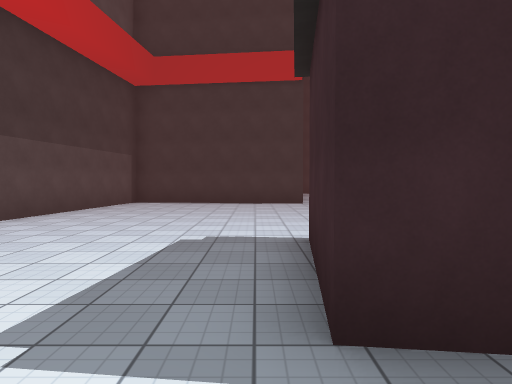
View 1 (above)

24 first-person views from a walk through a Unity game level. The camera is 1.5 m above the floor, tilts 2° down and sees 75° across. The floor is counted in squares, 2 m on a side. Each view is taken from the middle of a square. On the plan, view 1 faces up. The plan holds only what a view shows up to about 11 squares ahead; the rest is blank. The place goes on beyond the plan. Surface patterns are stand-ins for the level's own textures.

View 2
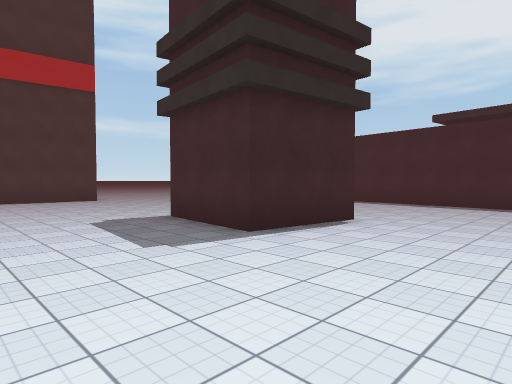

View 3
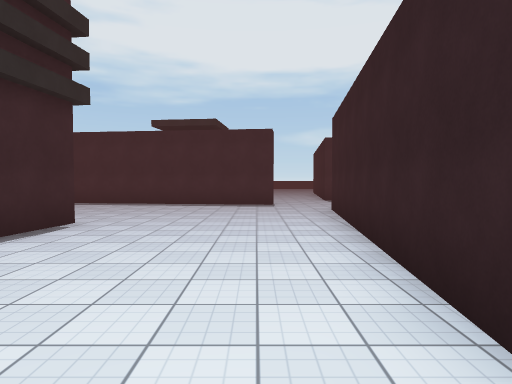

View 4
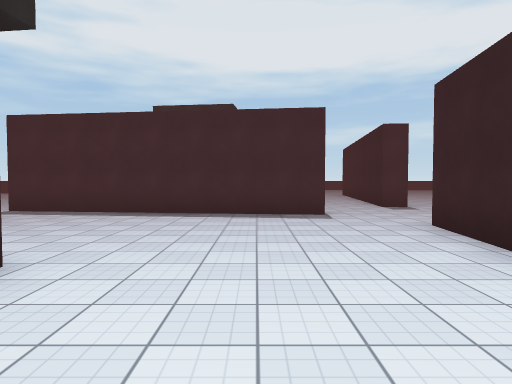

View 5
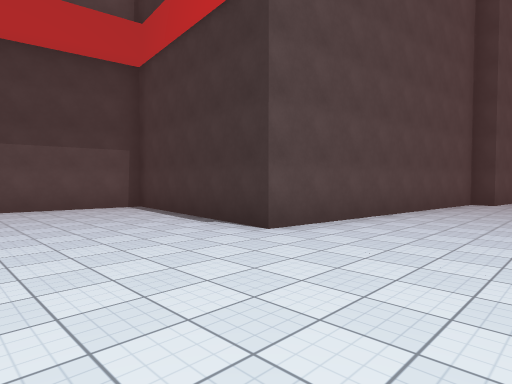

View 6
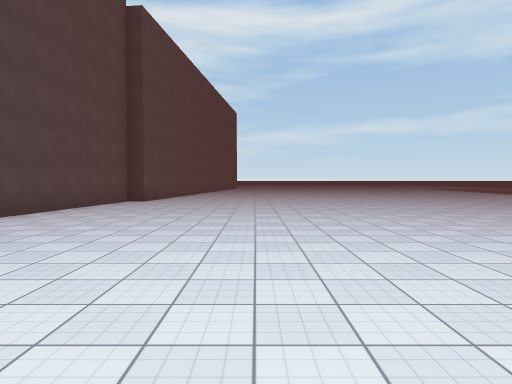

View 7
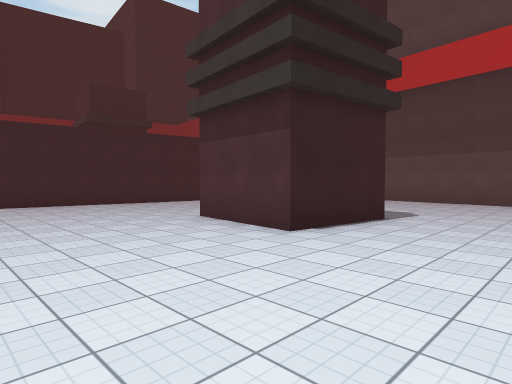

View 8
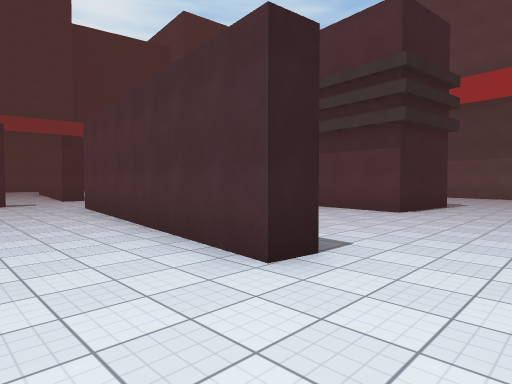

View 9
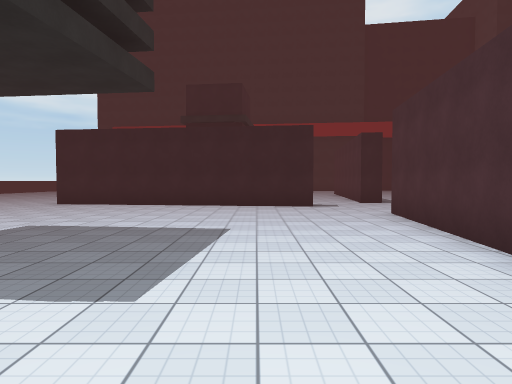

View 10
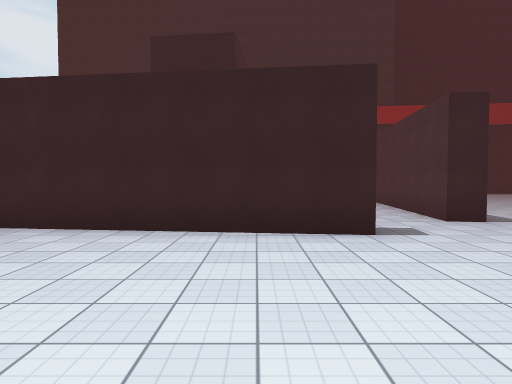

View 11
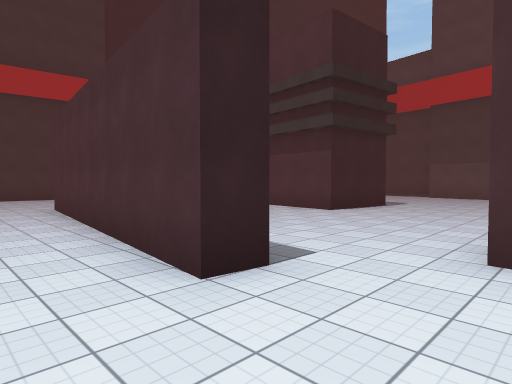

View 12
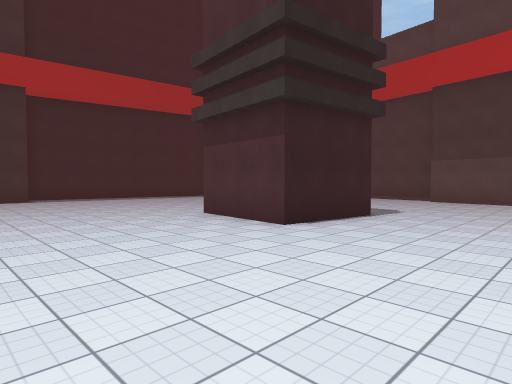

View 13
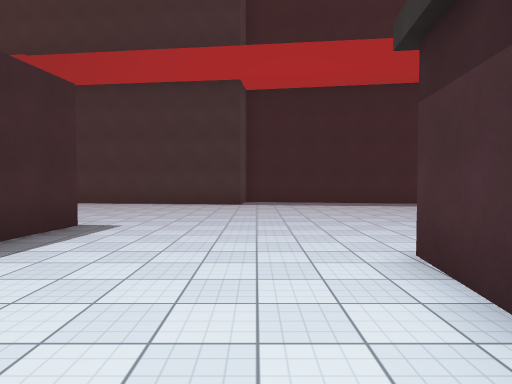

View 14
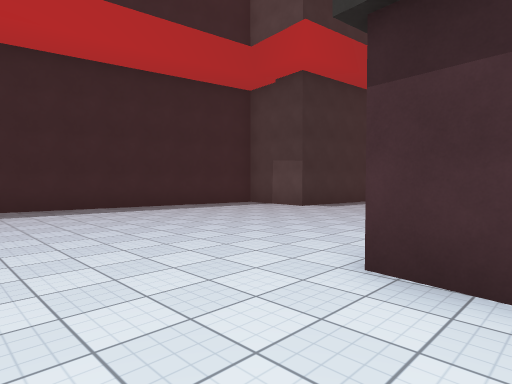

View 15
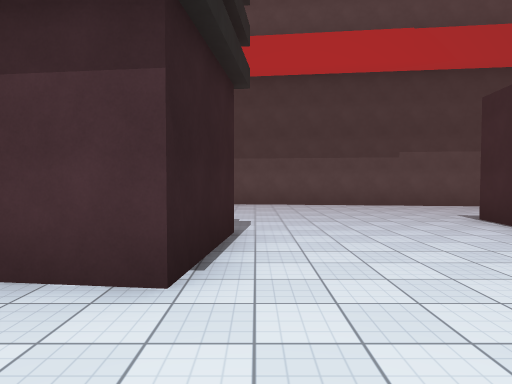

View 16
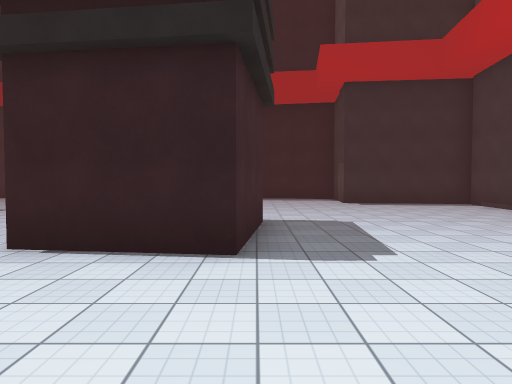

View 17
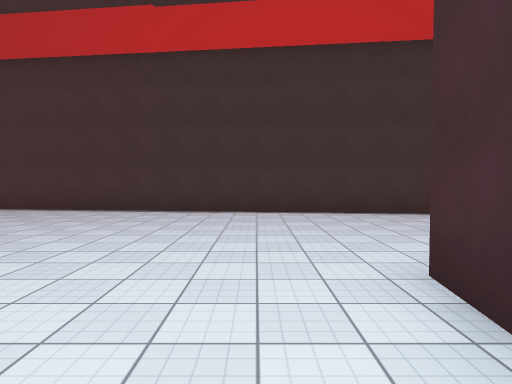

View 18
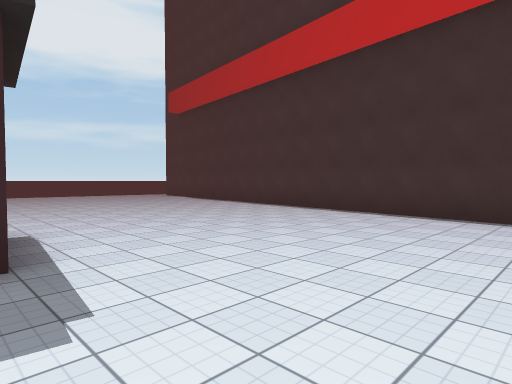

View 19
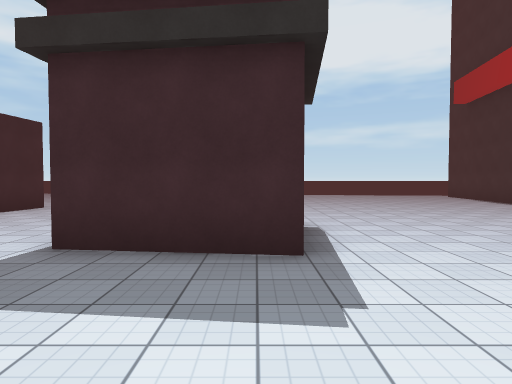

View 20
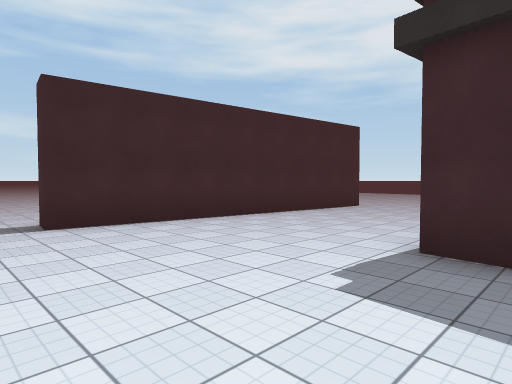

View 21
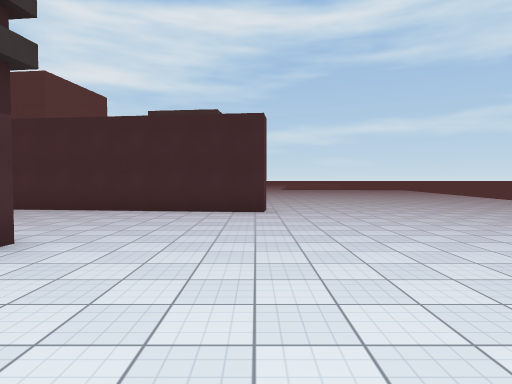

View 22
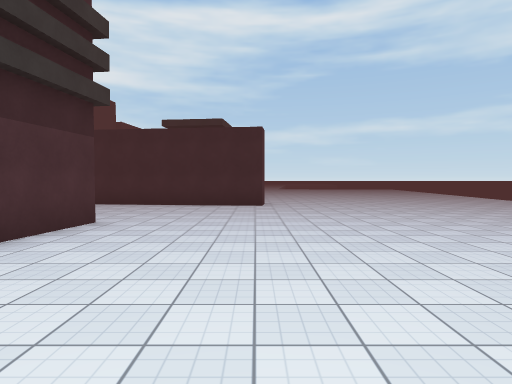

View 23
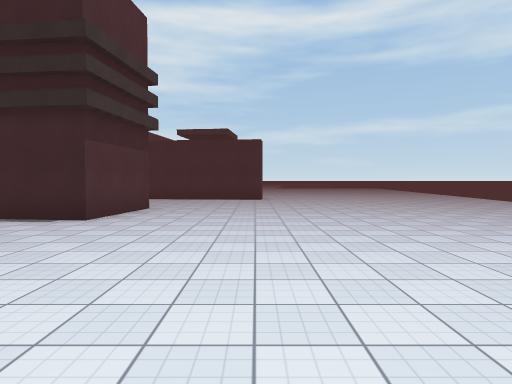

View 24
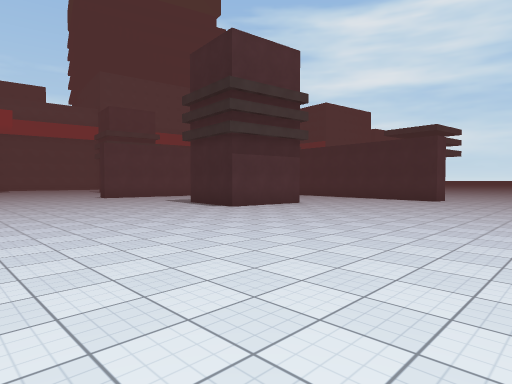

### Floor plan
Points are (right, up) in squares from view 1. A wall is a line through its corners. A room is listed if a view was taken in it or the views show most of it. See-through windows are left out.
Room 1 (views 1, 2, 3, 4, 5, 6, 7, 8, 9, 10, 11, 12)
walls: (7.2, -2.6) (8.1, 5) (8.8, 5) (7.9, -2.6); (9.3, -5.2) (9.4, -4.5) (17.3, -5.5) (17.2, -6.2); (6.8, -6) (7.5, -6.1); (3.3, 20.4) (3.1, 18.8) (2.5, 18.8) (1.5, 10.8) (-4.1, 11.4) (-5, 3.5); (-1.7, -3.2) (5.6, -4.1); (-5.6, -1.5) (-5.8, -3.4)
ways out: opening at (-4, -4) to room 2; opening at (6.4, -5.8) to room 2; opening at (18.5, -7.8) to room 2
objects: other object (1, 2) to (3, 4)
Room 2 (views 13, 14, 15, 16, 17, 18, 19, 20, 21, 22, 23, 24)
walls: (5.9, -13.5) (6.1, -12.1); (7.5, -6.1) (6.6, -13.6); (3.4, -19) (3.5, -18.4) (15.8, -19.8); (17.2, -6.2) (9.3, -5.2); (-1.4, -3.8) (-2.5, -3.7); (-3, -18.6) (2.8, -19.5); (-6.5, -15.7) (-3.9, -16) (-4.1, -17.6); (-5.8, -3.4) (-6.3, -7.1)
ways out: opening at (-4, -4) to room 1; opening at (6.4, -5.8) to room 1; opening at (18.5, -7.8) to room 1
objects: other object (-1, -11) to (1, -9); other object (12, -12) to (14, -10)

Positions as (right, up) in squares from view 1, and headings:
1: (0, 0), facing up
2: (-3, -2), facing up-right
3: (-3, -2), facing right
4: (0, -1), facing right
5: (5, 7), facing up-left
6: (7, 7), facing up
7: (7, 7), facing down-left
8: (11, 7), facing down-left
9: (11, 5), facing down
10: (11, 0), facing down
11: (9, -4), facing down-left
12: (6, -5), facing down-left
13: (3, -8), facing down
14: (4, -10), facing down-left
15: (4, -8), facing left
16: (-1, -5), facing down
17: (8, -11), facing down
18: (8, -12), facing down-right
19: (8, -12), facing right
20: (8, -11), facing up-right
21: (17, -14), facing up
22: (17, -16), facing up
23: (17, -19), facing up
24: (21, -19), facing up-left
